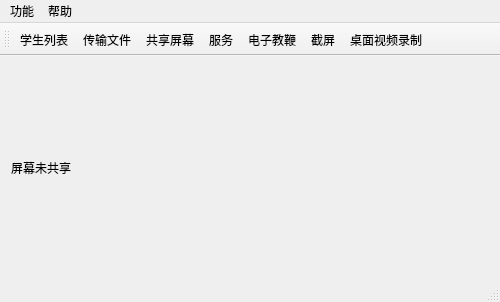
<?xml version="1.0" encoding="UTF-8"?>
<ui version="4.0">
 <class>MainWindow</class>
 <widget class="QMainWindow" name="MainWindow">
  <property name="geometry">
   <rect>
    <x>0</x>
    <y>0</y>
    <width>500</width>
    <height>302</height>
   </rect>
  </property>
  <property name="minimumSize">
   <size>
    <width>0</width>
    <height>0</height>
   </size>
  </property>
  <property name="maximumSize">
   <size>
    <width>10000</width>
    <height>10000</height>
   </size>
  </property>
  <property name="windowTitle">
   <string>机房教学----教师端</string>
  </property>
  <property name="windowIcon">
   <iconset resource="image.qrc">
    <normaloff>:/new/prefix1/image/education.png</normaloff>:/new/prefix1/image/education.png</iconset>
  </property>
  <widget class="QWidget" name="centralWidget">
   <layout class="QVBoxLayout" name="verticalLayout_2">
    <item>
     <layout class="QVBoxLayout" name="verticalLayout">
      <item>
       <widget class="QLabel" name="label">
        <property name="text">
         <string>屏幕未共享</string>
        </property>
       </widget>
      </item>
     </layout>
    </item>
   </layout>
  </widget>
  <widget class="QMenuBar" name="menuBar">
   <property name="geometry">
    <rect>
     <x>0</x>
     <y>0</y>
     <width>500</width>
     <height>31</height>
    </rect>
   </property>
   <widget class="QMenu" name="menu">
    <property name="title">
     <string>功能</string>
    </property>
    <addaction name="separator"/>
    <addaction name="action_list"/>
    <addaction name="separator"/>
    <addaction name="action_file"/>
    <addaction name="separator"/>
    <addaction name="action_share"/>
    <addaction name="separator"/>
    <addaction name="action_server"/>
    <addaction name="separator"/>
    <addaction name="action_paint"/>
    <addaction name="separator"/>
    <addaction name="action_screen"/>
    <addaction name="separator"/>
    <addaction name="action_deskVideo"/>
    <addaction name="separator"/>
   </widget>
   <widget class="QMenu" name="menu_2">
    <property name="title">
     <string>帮助</string>
    </property>
    <addaction name="separator"/>
    <addaction name="action_help"/>
    <addaction name="separator"/>
    <addaction name="action_about"/>
    <addaction name="separator"/>
   </widget>
   <addaction name="menu"/>
   <addaction name="menu_2"/>
  </widget>
  <widget class="QToolBar" name="mainToolBar">
   <property name="focusPolicy">
    <enum>Qt::WheelFocus</enum>
   </property>
   <property name="allowedAreas">
    <set>Qt::AllToolBarAreas</set>
   </property>
   <attribute name="toolBarArea">
    <enum>TopToolBarArea</enum>
   </attribute>
   <attribute name="toolBarBreak">
    <bool>false</bool>
   </attribute>
   <addaction name="action_list"/>
   <addaction name="action_file"/>
   <addaction name="action_share"/>
   <addaction name="action_server"/>
   <addaction name="action_paint"/>
   <addaction name="action_screen"/>
   <addaction name="action_deskVideo"/>
  </widget>
  <widget class="QStatusBar" name="statusBar"/>
  <action name="action_list">
   <property name="icon">
    <iconset resource="image.qrc">
     <normaloff>:/new/prefix1/image/user_list.png</normaloff>:/new/prefix1/image/user_list.png</iconset>
   </property>
   <property name="text">
    <string>学生列表</string>
   </property>
  </action>
  <action name="action_file">
   <property name="icon">
    <iconset resource="image.qrc">
     <normaloff>:/new/prefix1/image/open_file.png</normaloff>:/new/prefix1/image/open_file.png</iconset>
   </property>
   <property name="text">
    <string>传输文件</string>
   </property>
  </action>
  <action name="action_share">
   <property name="icon">
    <iconset resource="image.qrc">
     <normaloff>:/new/prefix1/image/share.png</normaloff>:/new/prefix1/image/share.png</iconset>
   </property>
   <property name="text">
    <string>共享屏幕</string>
   </property>
  </action>
  <action name="action_server">
   <property name="icon">
    <iconset resource="image.qrc">
     <normaloff>:/new/prefix1/image/server.png</normaloff>:/new/prefix1/image/server.png</iconset>
   </property>
   <property name="text">
    <string>服务</string>
   </property>
  </action>
  <action name="action_paint">
   <property name="icon">
    <iconset resource="image.qrc">
     <normaloff>:/new/prefix1/image/logo.png</normaloff>:/new/prefix1/image/logo.png</iconset>
   </property>
   <property name="text">
    <string>电子教鞭</string>
   </property>
  </action>
  <action name="action_screen">
   <property name="icon">
    <iconset resource="image.qrc">
     <normaloff>:/new/prefix1/image/screen.png</normaloff>:/new/prefix1/image/screen.png</iconset>
   </property>
   <property name="text">
    <string>截屏</string>
   </property>
  </action>
  <action name="action_help">
   <property name="text">
    <string>帮助</string>
   </property>
  </action>
  <action name="action_about">
   <property name="text">
    <string>关于</string>
   </property>
  </action>
  <action name="action_deskVideo">
   <property name="icon">
    <iconset resource="image.qrc">
     <normaloff>:/new/prefix1/image/video.png</normaloff>:/new/prefix1/image/video.png</iconset>
   </property>
   <property name="text">
    <string>桌面视频录制</string>
   </property>
  </action>
 </widget>
 <layoutdefault spacing="6" margin="11"/>
 <resources>
  <include location="image.qrc"/>
 </resources>
 <connections/>
</ui>
